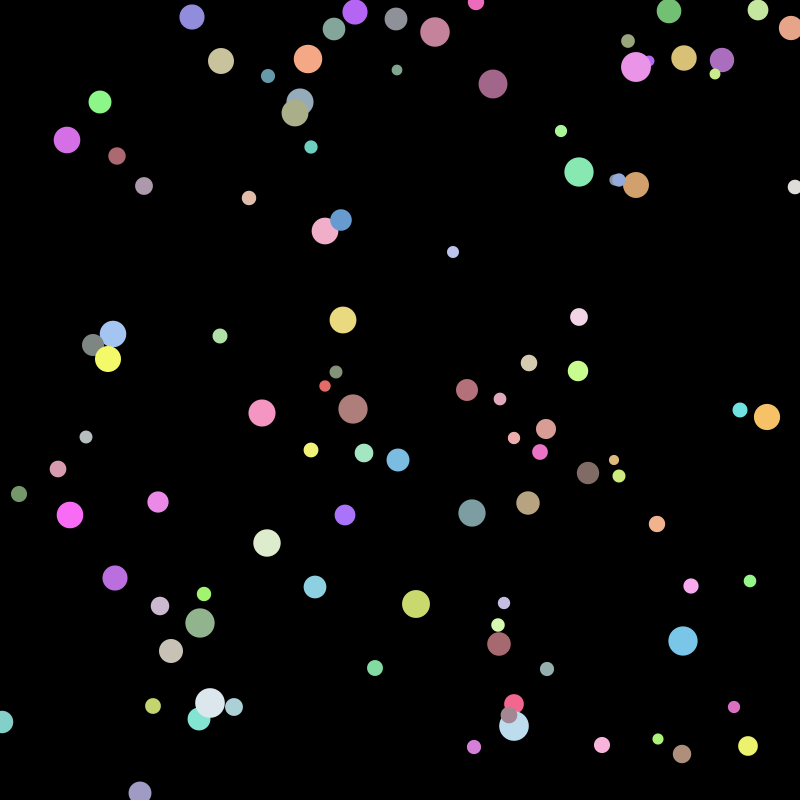
Frame 1 (no input)
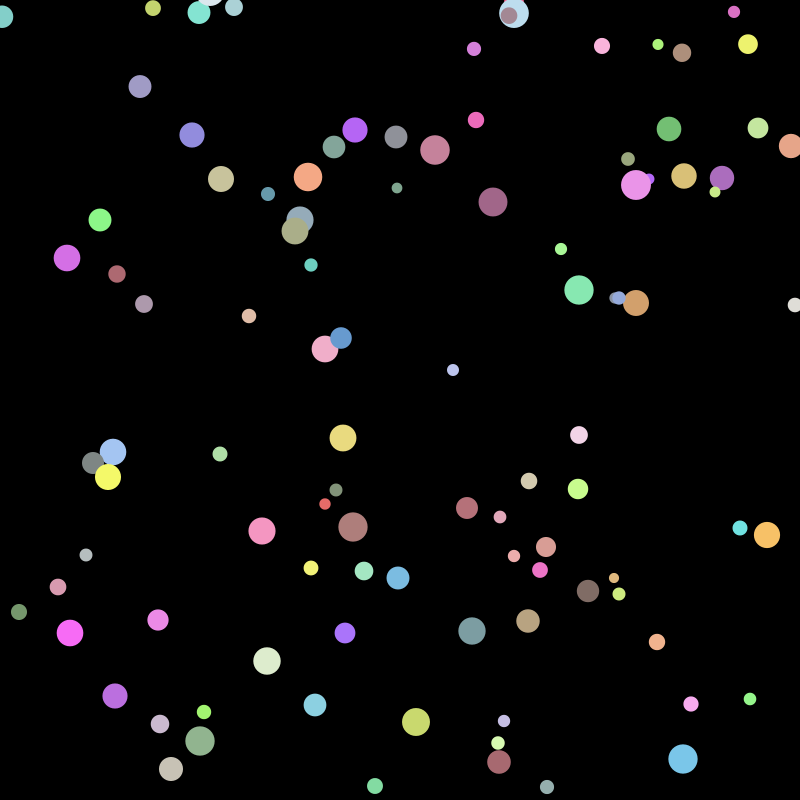
Frame 60 (the mouse pressed at the canvas centre just before this capture)
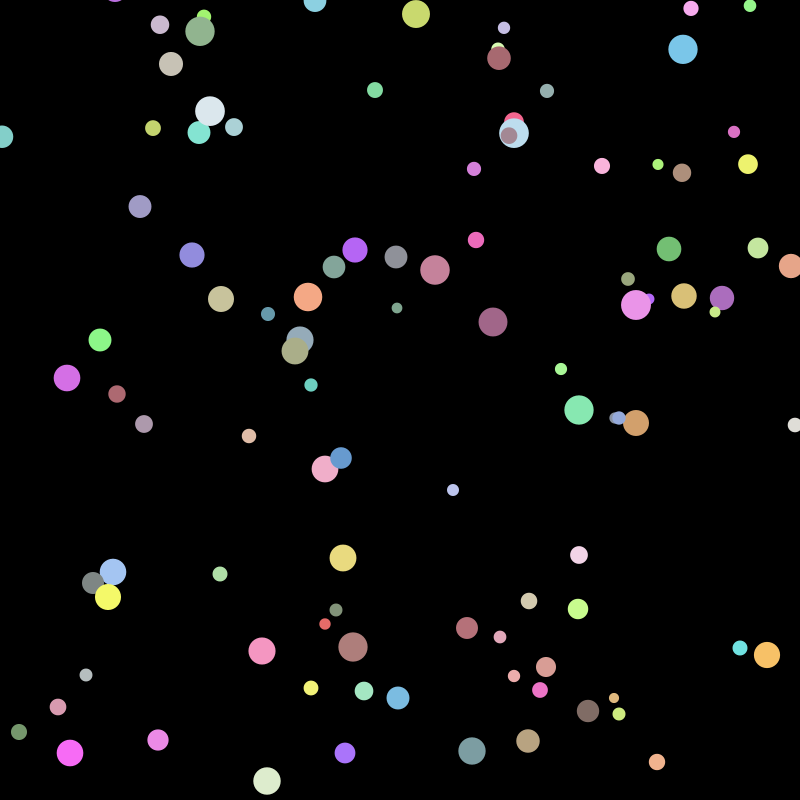
Frame 120 (the mouse held since frame 60 and released just before this capture)

The Processing sketch that drew these frames (run headless with seeded random() and noise(); from frame 60 on, the mouse is pressed at the canvas centre):

// Processing sketch: SnowflakeClassExample
// ── SnowflakeClassExample.pde


// Declaration of two variables of type Snowflake
Snowflake snowflake1;
Snowflake snowflake2;

// Declaration of an array list of Snowflake
ArrayList<Snowflake> snowflakes;


void setup(){

  size(800,800);
  //fullScreen();
  
  
  // Creation of the 2 snowflakes using the keyword new and the name of the class
  // In the parenthesis, we are passing two parameters that we defined in the constructor
  // the first parameter is for the x position, the second is for the y position
  // We can implement as many parameters as we want.
  // We just need to define them in the constructor.
  snowflake1 = new Snowflake(100,100);
  snowflake2 = new Snowflake(300,100);
  
  
  // creation of the array list
  snowflakes = new ArrayList<Snowflake>();
  
  
  // We did create the list, but we still need to create every single Snowflake in the list
  // Creation of 100 snowflakes using a for loop
  for(int i=0; i<100; i++){
    
    // Creation of a new snowflake with random x and random y positions
    // s is just a temporary variable.
    Snowflake s = new Snowflake((int)random(0,width),(int)random(0,height));
    
    // once created, we add Snowflake s to our list.
    snowflakes.add(s);
    
  }
  
}


void draw(){

  background(0);
  noStroke();

  // Here we call the method move() and display() for our object snowflake1
  // For this we use the dot notation
  snowflake1.move();
  snowflake1.display();
  
  // Here we call the method move() and display() for our object snowflake2
  snowflake2.move();
  snowflake2.display();
 
 // now we want to do the same, but for all the snowflakes of our list
 for(int i=0; i<snowflakes.size(); i++){
   // same thing as before
   // we also call move() and display
   // but instead of having snowflake1, we are taking the "i"th element of the list 
   // by using the get() method of the class ArrayList(defined in Processing)
   snowflakes.get(i).move();
   snowflakes.get(i).display();
 }

}



// Definition of our class Snowflake
class Snowflake{
  
  // Declaration of all attributes used in our snowflake
  float x;
  float y;
  float diameter;
  float speedY;  // the number of pixels "travelled" for each frame
  color c;
  
  // Constructor Snowflake
  // This method is going to be called automatically when creating the object - i.e. using the new keyword
  Snowflake(int tempX, int tempY){
    x = tempX; 
    y = tempY;
    diameter = random(10,30);
    speedY = 2;
    c = color(random(100,255),random(100,255),random(100,255));
    println(x,y,diameter);
  }
  
  // method move()
  void move(){
    y += speedY;  // adding our speed to the position y
    
    // testing if the snowflake is at the bottom of the window
    if(y > height + diameter/2){
      // if this is the case - reassign the y position so that the snowflake reappears at the top of the window
      y = -diameter/2;
    }
  }
  
  // method display()
  void display(){
    fill(c);  
    ellipse(x,y,diameter,diameter);
  }
  
  
}
